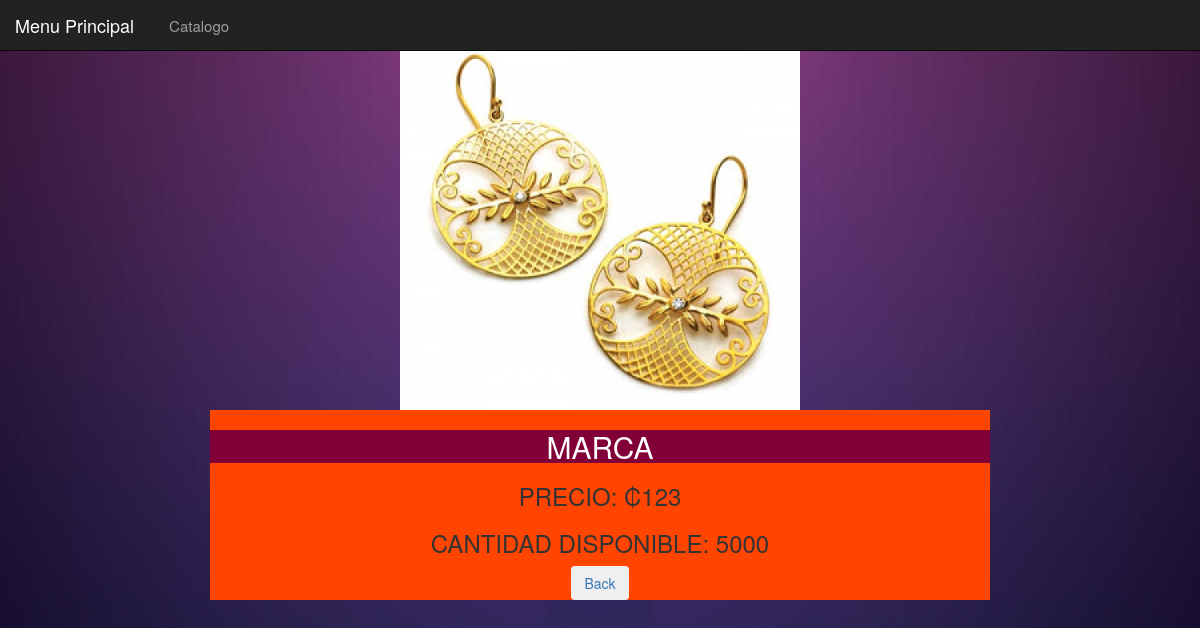
The page /detalles.php?id=11 on the database its author committed.
### tables this page shows
CREATE TABLE IF NOT EXISTS `tbl_articulo` (
  `Idp` int(20) NOT NULL AUTO_INCREMENT,
  `Codigo` int(35) NOT NULL,
  `Marca` varchar(35) NOT NULL,
  `Descripcion` varchar(100) NOT NULL,
  `Precio` double NOT NULL,
  `Cantidad` int(30) NOT NULL,
  `imagenp` varchar(500) NOT NULL,
  PRIMARY KEY (`Idp`)
);

### detalles.php (the view, shortened to what this page needs)
<!DOCTYPE html>
<html>
    <head>
        <link rel="stylesheet" href="https://maxcdn.bootstrapcdn.com/bootstrap/3.3.7/css/bootstrap.min.css">
        <link rel = "stylesheet" type = "text/css" href="css/style.css" media="all">
    </head>
    <nav class="navbar navbar-inverse navbar-fixed-top">
        <div class="container-fluid">
            <div class="navbar-header">
                <a class="navbar-brand" href="menuprincipaladmin.php">Menu Principal</a>
            </div>
            <div>
                <div class="collapse navbar-collapse" id="myNavbar">
                    <ul class="nav navbar-nav">
                        <li><a href="#">Catalogo</a></li>
                    </ul>
                </div>
            </div>
        </div>
    </nav>
    <body>
        <?php
        require 'conexion/conexion.php';
        if (isset($_GET['id'])) {
            $id = $_GET['id'];
            $query = $BD->query("SELECT * FROM tbl_articulo WHERE Idp = '$id' ");
            $row = $query->fetch_array();
            ?>
            <div>
                <center>
                    <br>
                    <br>
                    <img class="img-polaroid" style="width:400px; height:370px;" src="photo/<?php echo $row['imagenp']; ?>">
                    <div style="; align-content:center;
                         background-color:orangered;
                         max-width:65%;
                         height:190px;
                         ">
                        <h2 class="text-uppercase bg-primary" style="background-color: #810038"><?php echo $row['Descripcion'] ?></h2>
                        <h3 class="text-uppercase">Precio: ₡<?php echo $row['Precio'] ?></h3>
                        <h3 class="text-uppercase">Cantidad Disponible: <?php echo $row['Cantidad'] ?></h3>
                        <?php echo "<a href='catalogoa.php'><button class='btn btn-inverse'>Back</button></a> " ?>
                        </center>
                    </div>
                <?php } ?>
</body>
</html>

### css/style.css (style rules this page uses)
body { position: relative; background-color: #711F65; background-image: url(../imagenes/BackCat.jpg); background-size: 100%; }
.nav { text-indent: 10px; font-size: 15px; margin-top: 6px }
.nav li a { padding:10px; }

### rows shown on the page
tbl_articulo: imagenp (picture), Descripcion "MARCA", Precio "123", Cantidad "5000"
